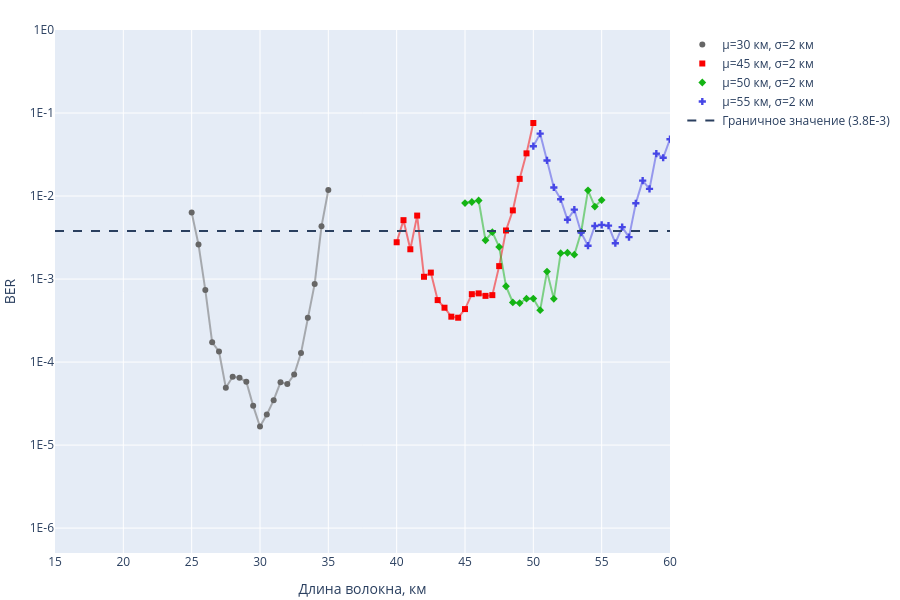

The code cell stored with this chart in its notebook:
### Code cell
figure = go.Figure(layout=go.Layout(
    xaxis={
        "title": "Длина волокна, км",
        "tickmode": "array",
        "tickvals": [0.0, 5.0, 10.0, 15.0, 20.0, 25.0, 30.0, 35.0, 40.0, 45.0, 50.0, 55.0, 60.0]
    },
    yaxis={
        "title": "BER",
        "type": "log",
        "tickmode": "array",
        "tickvals": [1e-6, 1e-5, 1e-4, 1e-3, 1e-2, 1e-1, 1.0],
        "ticktext": ["1E-6", "1E-5", "1E-4", "1E-3", "1E-2", "1E-1", "1E0"]
    }
))

markers = ["circle", "square", "diamond", "cross", "x"]
colors = ["#666", "rgb(250, 0, 0)", "rgb(20, 180, 20)", "rgb(70, 70, 230)", "rgb(250, 100, 0)"]

for color, marker, (name, ber_result) in zip(colors, markers, ber_results.items()):
    smoothed = tf.math.reduce_mean(tf.signal.frame(ber_result["ber"], 1, 1, pad_end=True, pad_value=ber_result["ber"][-1]), axis=-1)
    
    figure.add_trace(
        go.Scatter(
            x=ber_result["length"][::1],
            y=smoothed[::1],
            name=name,
            mode="lines",
            line={"color": color},
            opacity=0.5,
            showlegend=False
        )
    )

    figure.add_trace(
        go.Scatter(
            x=ber_result["length"][::1],
            y=smoothed[::1],
            name=name,
            mode="markers",
            marker=dict(size=6, symbol=marker),
            line={"color": color}
        )
    )

figure.add_hline(3.8e-3, line_dash="dash", name="Граничное значение (3.8E-3)", showlegend=True)
figure.update_layout(
    autosize=True,
    height=600,
    width=900,
    margin=dict(t=30, b=30, l=10, r=5),
    xaxis_range=[15.0, 60.0],
    yaxis_range=[-6.3, 0.0]
)

figure.show()

### Figure 1 — Plotly figure (JSON) as saved in the notebook; plotly's stock layout.template omitted (floating-point values rounded to 4 significant figures)
{"data": [{"line": {"color": "#666"}, "mode": "lines", "name": "µ=30 км, σ=2 км", "opacity": 0.5, "showlegend": false, "type": "scatter", "x": [25, 25.5, 26, 26.5, 27, 27.5, 28, 28.5, 29, 29.5, 30, 30.5, 31, 31.5, 32, 32.5, 33, 33.5, 34, 34.5, 35], "y": [0.006318, 0.002611, 0.0007358, 0.0001732, 0.0001342, 4.911e-05, 6.646e-05, 6.467e-05, 5.788e-05, 2.968e-05, 1.669e-05, 2.331e-05, 3.469e-05, 5.71e-05, 5.424e-05, 7.069e-05, 0.0001283, 0.0003427, 0.0008736, 0.004314, 0.01184]}, {"line": {"color": "#666"}, "marker": {"size": 6, "symbol": "circle"}, "mode": "markers", "name": "µ=30 км, σ=2 км", "type": "scatter", "x": [25, 25.5, 26, 26.5, 27, 27.5, 28, 28.5, 29, 29.5, 30, 30.5, 31, 31.5, 32, 32.5, 33, 33.5, 34, 34.5, 35], "y": [0.006318, 0.002611, 0.0007358, 0.0001732, 0.0001342, 4.911e-05, 6.646e-05, 6.467e-05, 5.788e-05, 2.968e-05, 1.669e-05, 2.331e-05, 3.469e-05, 5.71e-05, 5.424e-05, 7.069e-05, 0.0001283, 0.0003427, 0.0008736, 0.004314, 0.01184]}, {"line": {"color": "rgb(250, 0, 0)"}, "mode": "lines", "name": "µ=45 км, σ=2 км", "opacity": 0.5, "showlegend": false, "type": "scatter", "x": [40, 40.5, 41, 41.5, 42, 42.5, 43, 43.5, 44, 44.5, 45, 45.5, 46, 46.5, 47, 47.5, 48, 48.5, 49, 49.5, 50], "y": [0.002774, 0.005123, 0.002284, 0.005815, 0.001065, 0.001196, 0.0005577, 0.0004516, 0.0003521, 0.0003421, 0.0004346, 0.0006576, 0.000672, 0.0006271, 0.00064, 0.001431, 0.003846, 0.006715, 0.0161, 0.03267, 0.0758]}, {"line": {"color": "rgb(250, 0, 0)"}, "marker": {"size": 6, "symbol": "square"}, "mode": "markers", "name": "µ=45 км, σ=2 км", "type": "scatter", "x": [40, 40.5, 41, 41.5, 42, 42.5, 43, 43.5, 44, 44.5, 45, 45.5, 46, 46.5, 47, 47.5, 48, 48.5, 49, 49.5, 50], "y": [0.002774, 0.005123, 0.002284, 0.005815, 0.001065, 0.001196, 0.0005577, 0.0004516, 0.0003521, 0.0003421, 0.0004346, 0.0006576, 0.000672, 0.0006271, 0.00064, 0.001431, 0.003846, 0.006715, 0.0161, 0.03267, 0.0758]}, {"line": {"color": "rgb(20, 180, 20)"}, "mode": "lines", "name": "µ=50 км, σ=2 км", "opacity": 0.5, "showlegend": false, "type": "scatter", "x": [45, 45.5, 46, 46.5, 47, 47.5, 48, 48.5, 49, 49.5, 50, 50.5, 51, 51.5, 52, 52.5, 53, 53.5, 54, 54.5, 55], "y": [0.008229, 0.008478, 0.008836, 0.002934, 0.003668, 0.002436, 0.0008194, 0.0005222, 0.0005137, 0.0005804, 0.0005825, 0.0004216, 0.001231, 0.0005771, 0.002049, 0.002072, 0.001966, 0.00369, 0.01172, 0.007469, 0.008948]}, {"line": {"color": "rgb(20, 180, 20)"}, "marker": {"size": 6, "symbol": "diamond"}, "mode": "markers", "name": "µ=50 км, σ=2 км", "type": "scatter", "x": [45, 45.5, 46, 46.5, 47, 47.5, 48, 48.5, 49, 49.5, 50, 50.5, 51, 51.5, 52, 52.5, 53, 53.5, 54, 54.5, 55], "y": [0.008229, 0.008478, 0.008836, 0.002934, 0.003668, 0.002436, 0.0008194, 0.0005222, 0.0005137, 0.0005804, 0.0005825, 0.0004216, 0.001231, 0.0005771, 0.002049, 0.002072, 0.001966, 0.00369, 0.01172, 0.007469, 0.008948]}, {"line": {"color": "rgb(70, 70, 230)"}, "mode": "lines", "name": "µ=55 км, σ=2 км", "opacity": 0.5, "showlegend": false, "type": "scatter", "x": [50, 50.5, 51, 51.5, 52, 52.5, 53, 53.5, 54, 54.5, 55, 55.5, 56, 56.5, 57, 57.5, 58, 58.5, 59, 59.5, 60], "y": [0.03982, 0.05646, 0.02684, 0.01268, 0.009144, 0.00517, 0.006853, 0.003619, 0.002522, 0.00436, 0.004491, 0.004396, 0.002702, 0.004221, 0.003202, 0.008185, 0.01533, 0.01221, 0.03246, 0.02893, 0.04838]}, {"line": {"color": "rgb(70, 70, 230)"}, "marker": {"size": 6, "symbol": "cross"}, "mode": "markers", "name": "µ=55 км, σ=2 км", "type": "scatter", "x": [50, 50.5, 51, 51.5, 52, 52.5, 53, 53.5, 54, 54.5, 55, 55.5, 56, 56.5, 57, 57.5, 58, 58.5, 59, 59.5, 60], "y": [0.03982, 0.05646, 0.02684, 0.01268, 0.009144, 0.00517, 0.006853, 0.003619, 0.002522, 0.00436, 0.004491, 0.004396, 0.002702, 0.004221, 0.003202, 0.008185, 0.01533, 0.01221, 0.03246, 0.02893, 0.04838]}], "layout": {"autosize": true, "height": 600, "margin": {"b": 30, "l": 10, "r": 5, "t": 30}, "shapes": [{"line": {"dash": "dash"}, "name": "Граничное значение (3.8E-3)", "showlegend": true, "type": "line", "x0": 0, "x1": 1, "xref": "x domain", "y0": 0.0038, "y1": 0.0038, "yref": "y"}], "width": 900, "xaxis": {"range": [15, 60], "tickmode": "array", "tickvals": [0, 5, 10, 15, 20, 25, 30, 35, 40, 45, 50, 55, 60], "title": {"text": "Длина волокна, км"}, "type": "linear"}, "yaxis": {"range": [-6.3, 0], "tickmode": "array", "ticktext": ["1E-6", "1E-5", "1E-4", "1E-3", "1E-2", "1E-1", "1E0"], "tickvals": [1e-06, 1e-05, 0.0001, 0.001, 0.01, 0.1, 1], "title": {"text": "BER"}, "type": "log"}}}
